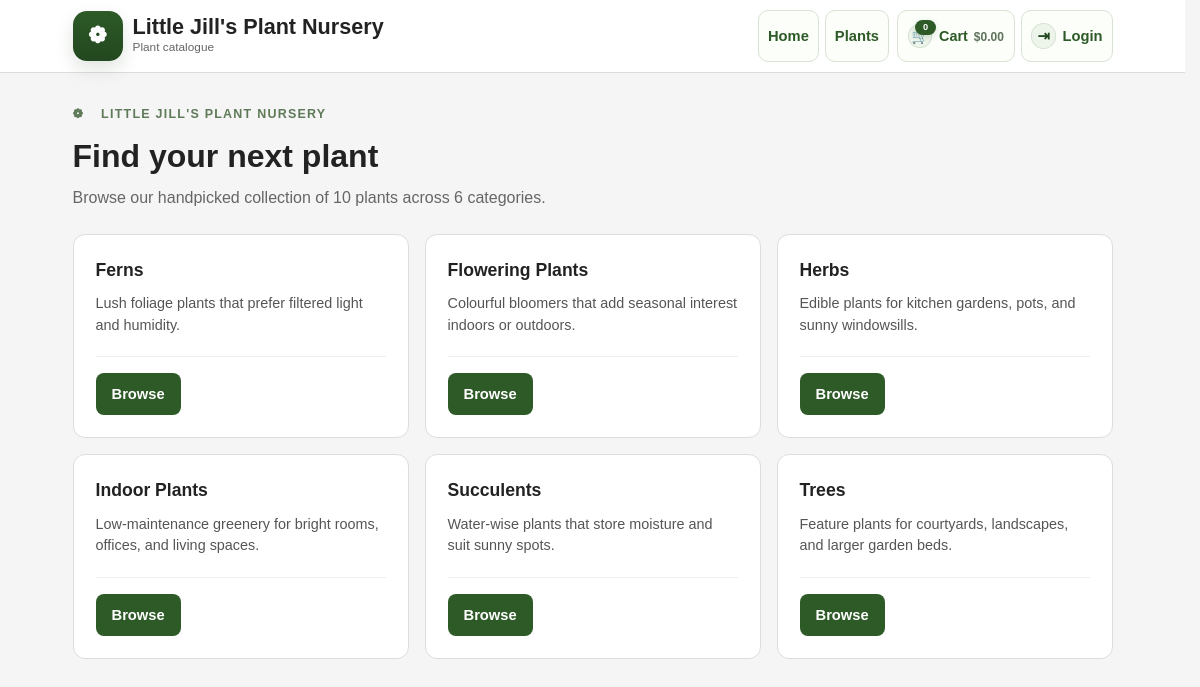
The page / on the database its author committed.
### models.py (models this page shows)
class Category(db.Model):
    id: Mapped[int] = mapped_column(primary_key=True)
    name: Mapped[str] = mapped_column(String(100), nullable=False)
    image_filename: Mapped[Optional[str]] = mapped_column(String(255))
    description: Mapped[Optional[str]] = mapped_column(String(255))

### app.py (the view)
@app.route("/")
def home():
    catalog = load_catalog()
    return render_template(
        'Home.html',
        categories=catalog["categories"],
        species=catalog["species"],
        varieties=catalog["varieties"],
        plants=catalog["plants"],
    )

### app.py (called while the page is built, shortened)
def get_header_cart_summary():
    if not current_user.is_authenticated:
        return {
            "header_cart_item_count": 0,
            "header_cart_total": Decimal("0.00"),
        }

@app.context_processor
def inject_header_cart_summary():
    return get_header_cart_summary()

### models.py (called while the page is built)
    @property
    def primary_image(self) -> Optional[str]:
        return self.images[0] if self.images else None

### templates/Home.html (shortened to what this page needs)
<!DOCTYPE html>
<html lang="en">
<head>
    <link rel="stylesheet" href="{{ url_for('static', filename='styles.css') }}">
</head>
<body>
    {% include '_header.html' %}
    <main class="container">
        <div class="page-header">
            <p class="page-header__eyebrow">❁ &ensp; Little Jill's Plant Nursery</p>
            <h1>Find your next plant</h1>
            <p class="muted">Browse our handpicked collection of {{ plants|length }} plant{% if plants|length != 1 %}s{% endif %} across {{ categories|length }} categor{% if categories|length != 1 %}ies{% else %}y{% endif %}.</p>
        </div>
        {% if categories %}
            <div class="plant-grid">
                {% for category in categories %}
                    <article class="plant-card">
                        <div class="plant-card__body">
                            <h3 class="plant-card__name">{{ category.name }}</h3>
                            {% if category.description %}
                                <p class="plant-card__desc">{{ category.description }}</p>
                            {% endif %}
                        </div>
                        <div class="plant-card__footer">
                            <a class="button-link" href="{{ url_for('plants_index', category=category.id) }}">Browse</a>
                        </div>
                    </article>
                {% endfor %}
            </div>
        {% else %}
            <p class="muted">No categories have been added yet.</p>
        {% endif %}
    </main>
</body>
</html>

### static/styles.css (style rules this page uses)
body { margin: 0; font-family: Arial, sans-serif; background: #f5f5f5; color: #222; line-height: 1.5; }
html { scrollbar-gutter: stable; }
.container { max-width: 1040px; margin: 0 auto; padding: 24px; }
.plant-grid { display: grid; grid-template-columns: repeat(auto-fill, minmax(260px, 1fr)); gap: 16px; margin-bottom: 20px; }
.page-header { margin-bottom: 24px; padding-top: 8px; }
.page-header__eyebrow { margin: 0 0 8px; font-size: 0.78rem; font-weight: 700; letter-spacing: 0.1em; text-transform: uppercase; color: #5e7a58; }
.page-header h1 { margin: 0 0 6px; font-size: 2rem; }
.page-header .muted { margin: 0; }
.plant-card { border: 1px solid #ddd; border-radius: 12px; padding: 22px; background: #fff; display: flex; flex-direction: column; transition: box-shadow 0.15s, transform 0.15s; }
.plant-card__body { flex: 1; }
.plant-card__name { margin: 0 0 4px; font-size: 1.1rem; }
.plant-card__desc { margin: 10px 0 0; font-size: 0.9rem; color: #555; line-height: 1.5; }
.plant-card__footer { display: flex; align-items: center; justify-content: space-between; gap: 10px; margin-top: 20px; padding-top: 16px; border-top: 1px solid #eee; }
.muted { color: #666; }
.button-link { display: inline-flex; align-items: center; justify-content: center; padding: 10px 16px; border-radius: 8px; background: #2d5a27; color: #fff; text-decoration: none; font-weight: 600; font-size: 0.92rem; border: none; cursor: pointer; }

### rows shown on the page
Category: name "Ferns", description "Lush foliage plants that prefer filtered light and humidity."
Category: name "Flowering Plants", description "Colourful bloomers that add seasonal interest indoors or outdoors."
Category: name "Herbs", description "Edible plants for kitchen gardens, pots, and sunny windowsills."
Category: name "Indoor Plants", description "Low-maintenance greenery for bright rooms, offices, and living spaces."
Category: name "Succulents", description "Water-wise plants that store moisture and suit sunny spots."
Category: name "Trees", description "Feature plants for courtyards, landscapes, and larger garden beds."

### other values the page prints
{{ header_cart_item_count }} "0"
{{ '%.2f'|format(header_cart_total) }} "0.00"
{{ plants|length }} "10"
{{ categories|length }} "6"
